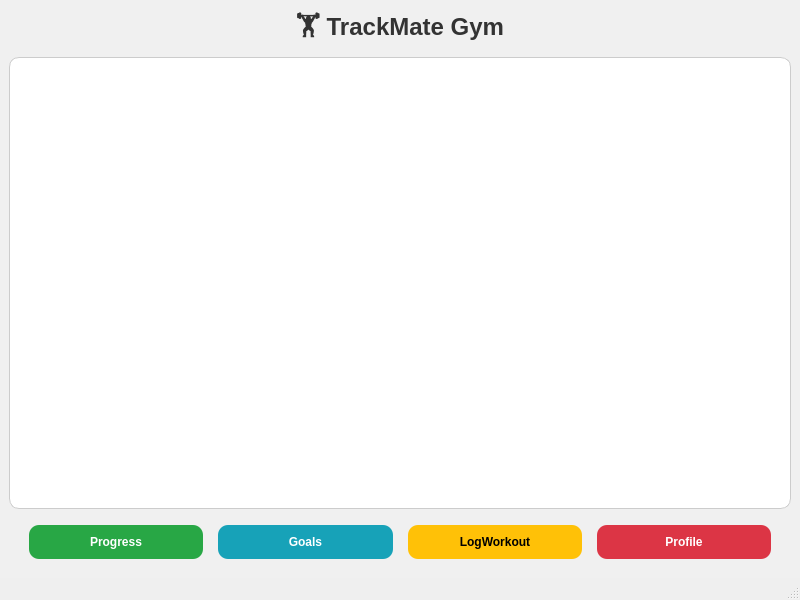
<?xml version="1.0" encoding="UTF-8"?>
<ui version="4.0">
 <class>MainWindow</class>
 <widget class="QMainWindow" name="MainWindow">
  <property name="geometry">
   <rect>
    <x>0</x>
    <y>0</y>
    <width>800</width>
    <height>600</height>
   </rect>
  </property>
  <property name="windowTitle">
   <string>TrackMate Gym</string>
  </property>
  <widget class="QWidget" name="centralwidget">
   <property name="autoFillBackground">
    <bool>false</bool>
   </property>
   <property name="styleSheet">
    <string notr="true">#centralwidget {
    background-color: #f0f0f0;
}
</string>
   </property>
   <layout class="QVBoxLayout" name="verticalLayout">
    <item>
     <widget class="QLabel" name="headerLabel">
      <property name="styleSheet">
       <string notr="true">
        QLabel {
            font-size: 24px;
            font-weight: bold;
            color: #333;
        }
       </string>
      </property>
      <property name="text">
       <string>🏋️ TrackMate Gym</string>
      </property>
      <property name="alignment">
       <set>Qt::AlignCenter</set>
      </property>
     </widget>
    </item>
    <item>
     <widget class="QStackedWidget" name="display">
      <property name="minimumSize">
       <size>
        <width>0</width>
        <height>350</height>
       </size>
      </property>
      <property name="styleSheet">
       <string notr="true">QStackedWidget {
    background-color: white;
    border-radius: 10px;
    border: 1px solid #ccc;
}
</string>
      </property>
      <widget class="QWidget" name="home"/>
     </widget>
    </item>
    <item>
     <layout class="QHBoxLayout" name="buttonLayout">
      <property name="spacing">
       <number>15</number>
      </property>
      <property name="leftMargin">
       <number>20</number>
      </property>
      <property name="topMargin">
       <number>10</number>
      </property>
      <property name="rightMargin">
       <number>20</number>
      </property>
      <property name="bottomMargin">
       <number>10</number>
      </property>
      <item>
       <widget class="QPushButton" name="progressButton">
        <property name="font">
         <font>
          <weight>75</weight>
          <bold>true</bold>
         </font>
        </property>
        <property name="styleSheet">
         <string>
         QPushButton {
             background-color: #28a745;
             color: white;
             border-radius: 10px;
             padding: 10px 20px;
         }
         QPushButton:hover {
             background-color: #218838;
         }
        </string>
        </property>
        <property name="text">
         <string>Progress</string>
        </property>
       </widget>
      </item>
      <item>
       <widget class="QPushButton" name="goalButton">
        <property name="font">
         <font>
          <weight>75</weight>
          <bold>true</bold>
         </font>
        </property>
        <property name="styleSheet">
         <string>
         QPushButton {
             background-color: #17a2b8;
             color: white;
             border-radius: 10px;
             padding: 10px 20px;
         }
         QPushButton:hover {
             background-color: #138496;
         }
        </string>
        </property>
        <property name="text">
         <string>Goals</string>
        </property>
       </widget>
      </item>
      <item>
       <widget class="QPushButton" name="logButton">
        <property name="font">
         <font>
          <weight>75</weight>
          <bold>true</bold>
         </font>
        </property>
        <property name="styleSheet">
         <string>
         QPushButton {
             background-color: #ffc107;
             color: black;
             border-radius: 10px;
             padding: 10px 20px;
         }
         QPushButton:hover {
             background-color: #e0a800;
         }
        </string>
        </property>
        <property name="text">
         <string>LogWorkout</string>
        </property>
       </widget>
      </item>
      <item>
       <widget class="QPushButton" name="profileButton">
        <property name="font">
         <font>
          <weight>75</weight>
          <bold>true</bold>
         </font>
        </property>
        <property name="styleSheet">
         <string>
         QPushButton {
             background-color: #dc3545;
             color: white;
             border-radius: 10px;
             padding: 10px 20px;
         }
         QPushButton:hover {
             background-color: #bd2130;
         }
        </string>
        </property>
        <property name="text">
         <string>Profile</string>
        </property>
       </widget>
      </item>
     </layout>
    </item>
   </layout>
  </widget>
  <widget class="QMenuBar" name="menubar">
   <property name="geometry">
    <rect>
     <x>0</x>
     <y>0</y>
     <width>800</width>
     <height>21</height>
    </rect>
   </property>
  </widget>
  <widget class="QStatusBar" name="statusbar"/>
 </widget>
 <resources/>
 <connections/>
</ui>
